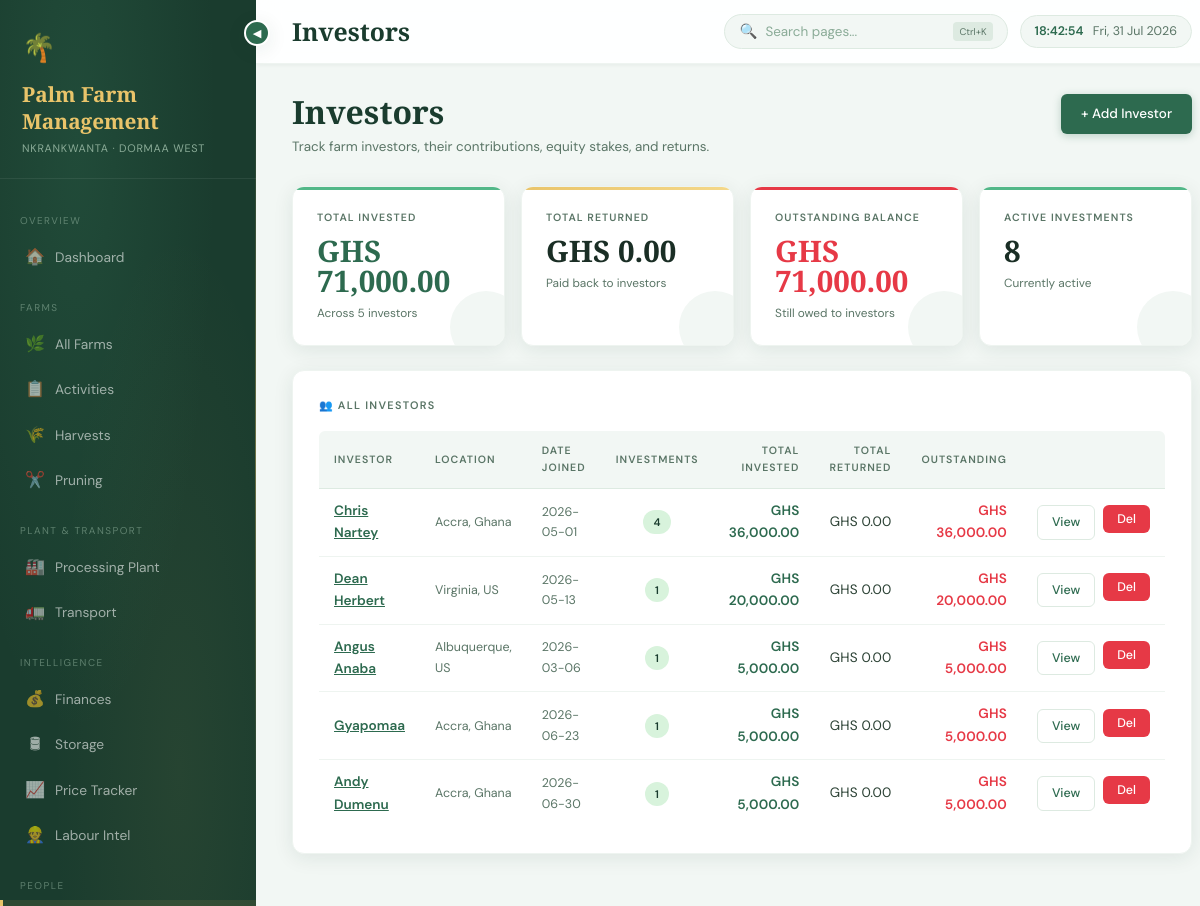
/investors/, run on the app's committed database.
### tables this page shows
CREATE TABLE investors (
        id          INTEGER PRIMARY KEY AUTOINCREMENT,
        name        TEXT NOT NULL,
        phone       TEXT,
        email       TEXT,
        location    TEXT,
        notes       TEXT,
        date_joined DATE
    );

### routes/investors.py (the view)
@investors_bp.route('/')
def index():
    investors = query("""
        SELECT i.*,
               COUNT(DISTINCT inv.id)            AS num_investments,
               COALESCE(SUM(inv.amount), 0)       AS total_invested,
               COALESCE(SUM(ir.amount), 0)        AS total_returned
        FROM investors i
        LEFT JOIN investments inv ON inv.investor_id = i.id
        LEFT JOIN investor_returns ir ON ir.investor_id = i.id
        GROUP BY i.id
        ORDER BY total_invested DESC
    """)
    total_invested  = _s("SELECT COALESCE(SUM(amount),0) FROM investments")
    total_returned  = _s("SELECT COALESCE(SUM(amount),0) FROM investor_returns")
    active_count    = query("SELECT COUNT(*) AS c FROM investors", one=True)['c']
    active_inv      = query("SELECT COUNT(*) AS c FROM investments WHERE status='Active'", one=True)['c']
    return render_template('investors/index.html',
        investors=investors,
        total_invested=total_invested,
        total_returned=total_returned,
        active_count=active_count,
        active_inv=active_inv,
        today=date.today(),
    )

### database/db.py (called while the page is built)
def get_connection():
    conn = sqlite3.connect(DB_PATH)
    conn.row_factory = sqlite3.Row
    conn.execute("PRAGMA foreign_keys = ON")
    return conn

def query(sql, params=(), one=False):
    conn = get_connection()
    cur = conn.execute(sql, params)
    rv = cur.fetchone() if one else cur.fetchall()
    conn.close()
    return rv

### routes/investors.py (called while the page is built)
def _s(sql, params=()):
    row = query(sql, params, one=True)
    return float(list(row)[0]) if row else 0.0

### templates/investors/index.html (shortened to what this page needs)
{% extends 'base.html' %}
{% block page_title %}Investors{% endblock %}
{% block content %}
<div class="page-header">
  <div>
    <h2>Investors</h2>
    <p>Track farm investors, their contributions, equity stakes, and returns.</p>
  </div>
  <a href="{{ url_for('investors.add') }}" class="btn btn-primary">+ Add Investor</a>
</div>
<div class="stat-grid">
  <div class="stat-card">
    <div class="stat-label">Total Invested</div>
    <div class="stat-value positive">GHS {{ '{:,.2f}'.format(total_invested) }}</div>
    <div class="stat-sub">Across {{ active_count }} investor{{ 's' if active_count != 1 else '' }}</div>
  </div>
  <div class="stat-card gold">
    <div class="stat-label">Total Returned</div>
    <div class="stat-value serif">GHS {{ '{:,.2f}'.format(total_returned) }}</div>
    <div class="stat-sub">Paid back to investors</div>
  </div>
  <div class="stat-card {% if total_invested - total_returned > 0 %}red{% else %}gold{% endif %}">
    <div class="stat-label">Outstanding Balance</div>
    <div class="stat-value {% if total_invested - total_returned > 0 %}negative{% else %}positive{% endif %}">
      GHS {{ '{:,.2f}'.format(total_invested - total_returned) }}
    </div>
    <div class="stat-sub">Still owed to investors</div>
  </div>
  <div class="stat-card">
    <div class="stat-label">Active Investments</div>
    <div class="stat-value serif">{{ active_inv }}</div>
    <div class="stat-sub">Currently active</div>
  </div>
</div>
{% if investors %}
<div class="card">
  <div class="card-title">👥 All Investors</div>
  <div class="table-wrap">
    <table>
      <thead>
        <tr>
          <th>Investor</th>
          <th>Location</th>
          <th>Date Joined</th>
          <th class="text-center">Investments</th>
          <th class="text-right">Total Invested</th>
          <th class="text-right">Total Returned</th>
          <th class="text-right">Outstanding</th>
          <th></th>
        </tr>
      </thead>
      <tbody>
        {% for inv in investors %}
        {% set outstanding = inv['total_invested'] - inv['total_returned'] %}
        <tr>
          <td style="font-weight:600;">
            <a href="{{ url_for('investors.detail', investor_id=inv['id']) }}" style="color:var(--green-mid);">
              {{ inv['name'] }}
            </a>
          </td>
          <td class="muted small">{{ inv['location'] or '—' }}</td>
          <td class="small muted">{{ inv['date_joined'] or '—' }}</td>
          <td class="text-center">
            <span class="badge badge-green">{{ inv['num_investments'] }}</span>
          </td>
          <td class="text-right mono positive">GHS {{ '{:,.2f}'.format(inv['total_invested']) }}</td>
          <td class="text-right mono">GHS {{ '{:,.2f}'.format(inv['total_returned']) }}</td>
          <td class="text-right mono {% if outstanding > 0 %}negative{% else %}positive{% endif %}">
            GHS {{ '{:,.2f}'.format(outstanding) }}
          </td>
          <td>
            <div class="flex gap-2">
              <a href="{{ url_for('investors.detail', investor_id=inv['id']) }}" class="btn btn-sm btn-outline">View</a>
              <form method="POST" action="{{ url_for('investors.delete', investor_id=inv['id']) }}"
                    data-confirm="Delete {{ inv['name'] }}? This removes all their investment records.">
                <button class="btn btn-sm btn-danger">Del</button>
              </form>
            </div>
          </td>
        </tr>
        {% endfor %}
      </tbody>
    </table>
  </div>
</div>
{% endif %}
{% endblock %}

### data on the page
investors: name "Chris Nartey", location "Accra, Ghana", date_joined "2026-05-01", num_investments "4", total_invested "36,000.00", total_returned "0.00", outstanding "36,000.00"
investors: name "Dean Herbert", location "Virginia, US", date_joined "2026-05-13", num_investments "1", total_invested "20,000.00", total_returned "0.00", outstanding "20,000.00"
investors: name "Angus Anaba", location "Albuquerque, US", date_joined "2026-03-06", num_investments "1", total_invested "5,000.00", total_returned "0.00", outstanding "5,000.00"
investors: name "Gyapomaa", location "Accra, Ghana", date_joined "2026-06-23", num_investments "1", total_invested "5,000.00", total_returned "0.00", outstanding "5,000.00"
investors: name "Andy Dumenu", location "Accra, Ghana", date_joined "2026-06-30", num_investments "1", total_invested "5,000.00", total_returned "0.00", outstanding "5,000.00"

### other printed values
{{ '{:,.2f}'.format(total_invested) }} "71,000.00"
{{ active_count }} "5"
{{ 's' if active_count != 1 else '' }} "s"
{{ '{:,.2f}'.format(total_returned) }} "0.00"
{{ '{:,.2f}'.format(total_invested - total_returned) }} "71,000.00"
{{ active_inv }} "8"
